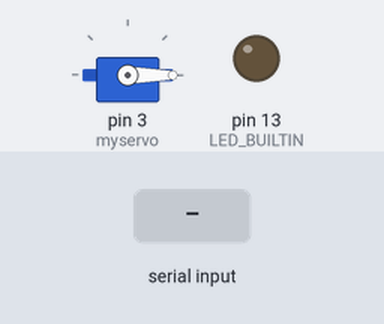
The sketch below on a simulated Arduino Uno, built with avr-gcc and run on an emulated ATmega328P. Shown: servo, output pins drawn as LEDs (lit = HIGH). The inputs (shaded band) are chosen by the test bench. What the sketch prints to the serial monitor is not drawn.

Above: at 1.2 s.
1.3 s: "90,45,200\n" received over Serial
At 3.2 s:
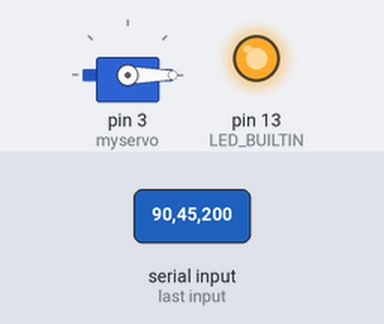
Timing chart, 0 to 4.7 s (numbered marks = the images above; inputs shaded):
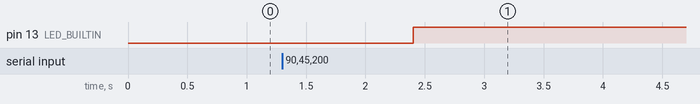

Measured:
- after the input at 1.3 s, pin 13 (LED_BUILTIN): LOW → HIGH after 1.1 s

The sketch:

rocket.ino
```cpp
#include <Servo.h>
#include "AirBrakes.h"

#define APOGEE 3000
#define MAX_AREA 0.004484
#define KP 8
#define KI 1
#define KD 1
#define ROCKET_CD 0.5
#define AB_CD 1.17
#define MASS 23088.0
#define ENDCHAR "#"

Servo myservo;

void setup() {
  Serial.begin(9600);
  while (!Serial);

  myservo.attach(3);
  myservo.write(0);

  pinMode(LED_BUILTIN, OUTPUT);
}

void loop() {
  Parameters param(APOGEE, KP, KI, KD, 0.01767, MAX_AREA, ROCKET_CD, AB_CD);
  Rocket rocket(0, 0, 0, MASS);
  Miscellaneous misc(0, 0, 0, 0, 0, 1.0);
  AirBrakes ab;

  String buffer;
  double values[4];
  char* token;
  double AB_drag;

  while (true) {
    if (Serial.available() == 0) {
      Serial.print("A");
      Serial.print(ENDCHAR);
      delay(100);
      continue;
    }

    buffer = Serial.readString();
    token = strtok((char*)buffer.c_str(), ",");
    for (int i = 0; i < 4; ++i) {
      values[i] = atof(token);
      token = strtok(NULL, ",");
      if (token == NULL) {
        digitalWrite(LED_BUILTIN, HIGH);
        break;
      }
    }
    rocket._height = values[1];
    rocket._vertVelocity = values[2];
    rocket._velocity = values[3];

    if (rocket._height >= APOGEE - 1) {
      myservo.write(180);
      while (1); // end the code
    }

    AB_drag = ab.airbrakeForce(rocket, param, misc);

    double area = ab.airBrakeArea(AB_drag, rocket._velocity, ab.airDensity(rocket._height), param._AB_CD);
    int angle = ab.calculateServoAngle(param, area);
    myservo.write(angle);
    Serial.print(angle);
    Serial.print(ENDCHAR);
  }
}
```
